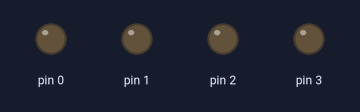
A sketch run on a simulated Arduino Uno, built with avr-gcc and run on an emulated ATmega328P. Parts: output pins drawn as LEDs (lit = HIGH).

Above: at 0.5 s.
At 2.0 s:
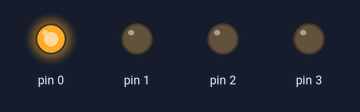
At 4.0 s:
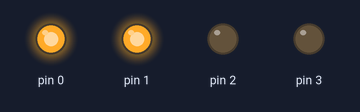
At 6.0 s:
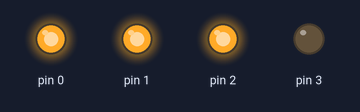
At 8.5 s:
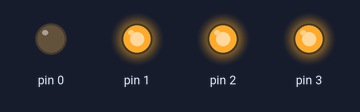
At 9.5 s:
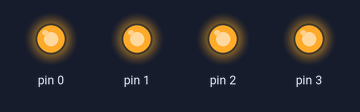
Timing chart, 0 to 10.4 s (numbered marks = the images above):
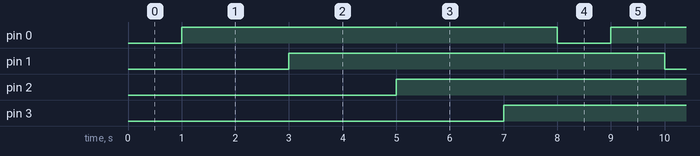

Measured:
- by itself, pin 0–3: alternates HIGH for 7.0 s and LOW for 1.0 s

The sketch:

RC_car_controls_test.ino
```cpp
/**************************************************************************
RC car control test SW
Activates the ESP-01 module GPIO pints for 1s HIGH then LOW
To be used to test the remote control to ESP-01 connection and wiring

Author: fvilmos, https://github.com/fvilmos
***************************************************************************/

void setup()
{
  /* set up the l4 pins as output */
  pinMode(0, OUTPUT);
  pinMode(1, OUTPUT);
  pinMode(2, OUTPUT);
  pinMode(3, OUTPUT);
}

void loop()
{

    /* keep 1s low 1s high the pin*/
    for (byte i=0; i<4; i++)
    {
      digitalWrite(i, LOW);
      delay(1000);
      digitalWrite(i, HIGH);
      delay(1000);
    }

}
```
